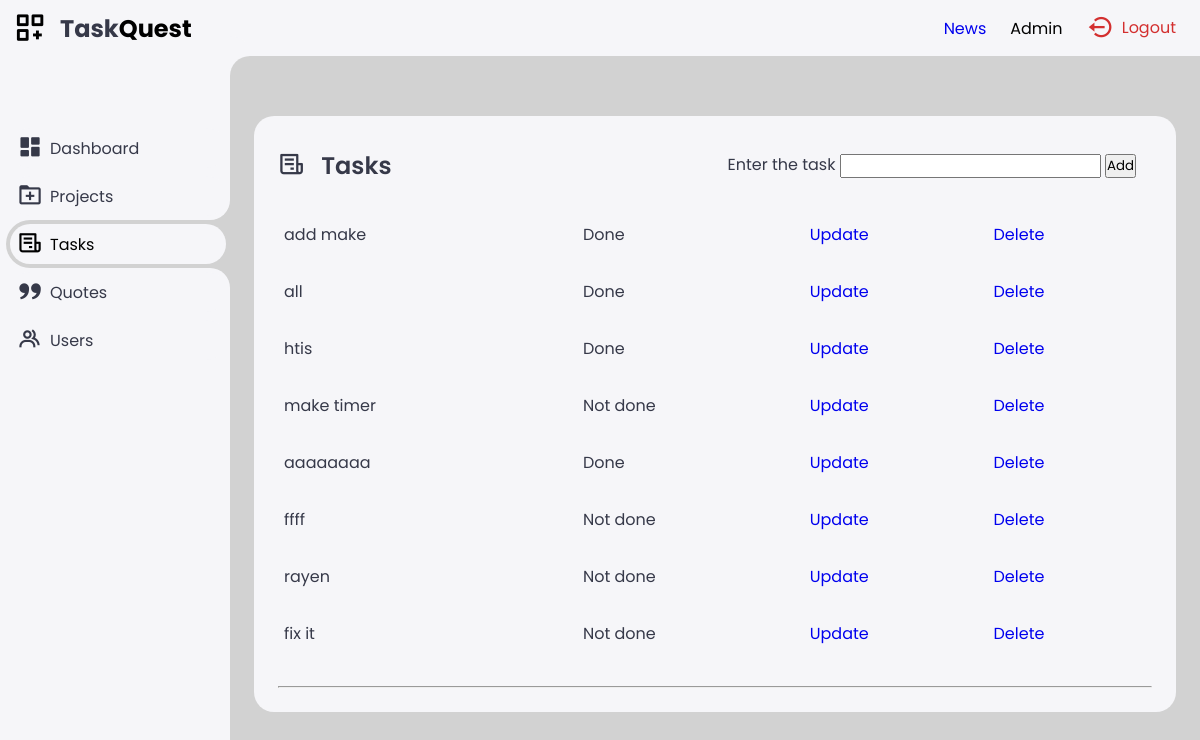
The page /tasks (signed in) on the database its author committed.
### app.py (models this page shows)
class User(db.Model, UserMixin):
    id = db.Column(db.Integer, primary_key=True)
    username = db.Column(db.String(20), nullable=False, unique=True)
    password = db.Column(db.String(80), nullable=False)
    role = db.Column(db.String(20), nullable=False, default='user')

class Todo(db.Model):
    task_id = db.Column(db.Integer, primary_key=True)
    name = db.Column(db.String(100))
    done = db.Column(db.Boolean)
    user_id = db.Column(db.Integer, db.ForeignKey('user.id'))
    user = db.relationship('User', backref='todos')

### app.py (the view, shortened to what this page needs)
@app.route('/tasks', methods=['GET', 'POST'])
@login_required
def tasks():
    if current_user.role == 'admin':
        todo_list = Todo.query.all()
        users = User.query.all()
    else:
        todo_list = Todo.query.filter_by(user_id=current_user.id).all()
        users = None
    return render_template("Tasks.html", todo_list=todo_list, users=users, pagetitle="Tasks | TaskQuest")

### app.py (called while the page is built)
@login_manager.user_loader
def load_user(user_id):
    return User.query.get(int(user_id))

### templates/Tasks.html
{% extends 'base.html' %}
{% block body %}
<div class="bottom-data">
    <div class="orders">
        <div class="header">
            <i class='bx bx-receipt'></i>
            <h3>Tasks</h3><form  action="/add" method="post">
                <div >
                    <label class="thick">Enter the task</label>
                    <input type="text" name="name">
                <button class="button1" type="submit" >Add</button>
                </div>
            </form>
            <br><br>
         <table>
             <tbody>
            {% for todo in todo_list %}
            <tr>
                <td class="thick">{{ todo.name }}</td>
                {% if todo.done == False %}
                <td><label class="label pending">Not done</label></td>
                {% else %}
                <td><label class="label done">Done</label></td>
                {% endif %}
                <td><a  href="/update/{{ todo.task_id }}" class="button2">Update</a></td>
                <td><a  href="/delete/{{ todo.task_id }}" class="button3">Delete</a></td>
            </tr>
            {% endfor %}
        </tbody>
    </table>
    </div>
 <hr>
{% endblock %}

### templates/base.html (shortened to what this page needs)
<!DOCTYPE html>
<html lang="en">
<head>
    <link href='https://unpkg.com/boxicons@2.1.4/css/boxicons.min.css' rel='stylesheet'>
    <link rel="stylesheet" href="{{ url_for('static', filename='base.css') }}">
</head>
<body>
    <div class="sidebar">
        <a href="#" class="logo">
            <i class='bx bx-customize'></i>
            <div class="logo-name"><span>Task</span>Quest</div>
        </a>
        <ul class="side-menu">
            <li><a href="{{url_for('dashboard')}}"><i class='bx bxs-dashboard'></i>Dashboard</a></li>
            <li><a href="{{url_for('projects')}}"><i class='bx bx-folder-plus'></i>Projects</a></li>
            <li><a href="{{url_for('tasks')}}"><i class='bx bx-receipt'></i>Tasks</a></li>
            <li><a href="{{url_for('quote')}}"><i class='bx bxs-quote-alt-right'></i>Quotes</a></li>
            {% if current_user.is_authenticated and current_user.role == 'admin' %}
            <li><a href="{{ url_for('users') }}"><i class='bx bx-group'></i>Users</a></li>
        {% endif %}
    </div>
    <div class="content">
        <nav class="nav">
            <a href="{{ url_for('news') }}">News</a>
            {% if current_user.is_authenticated %}
            <ul class="nav">
                <li class="nav-item role-info"> {{ current_user.role.capitalize() }}</li>
            </ul>
        {% endif %}
            <ul class="nav">
                <li class="nav-item">
                    <a href="{{url_for('logout')}}" class="logout">
                        <i class='bx bx-log-out-circle'></i>
                        Logout
                    </a>
                </li>
            </ul>
        </nav>
        <main>
          {% block body %}
          {% endblock %}
        </main>
    </div>
</body>
</html>

### static/base.css (style rules this page uses)
:root { --light: #f6f6f9; --primary: #000000; --light-primary: #CFE8FF; --grey: #eee; --dark-grey: #d2d2d2; --dark: #363949; --danger: #D32F2F; --light-danger: #FECDD3; --warning: #FBC02D; --light-warning: #FFF2C6; --success: #000000; --light-success: #BBF7D0; }
* { margin: 0; padding: 0; box-sizing: border-box; font-family: 'Poppins', sans-serif; }
.bx { font-size: 1.7rem; }
a { text-decoration: none; }
li { list-style: none; }
html { overflow-x: hidden; }
body { background: var(--dark-grey); overflow-x: hidden; }
.sidebar { position: fixed; top: 0; left: 0; background: var(--light); width: 230px; height: 100%; z-index: 2000; overflow-x: hidden; scrollbar-width: none; transition: all 0.3s ease; }
.sidebar .logo { font-size: 24px; font-weight: 700; height: 56px; display: flex; align-items: center; color: var(--primary); z-index: 500; padding-bottom: 20px; box-sizing: content-box; }
.sidebar .logo .logo-name span { color: var(--dark); }
.sidebar .logo .bx { min-width: 60px; display: flex; justify-content: center; font-size: 2.2rem; }
.sidebar .side-menu { width: 100%; margin-top: 48px; }
.sidebar .side-menu li { height: 48px; background: transparent; margin-left: 6px; border-radius: 48px 0 0 48px; padding: 4px; }
.sidebar .side-menu li.active { background: var(--dark-grey); position: relative; }
.sidebar .side-menu li.active::before { content: ""; position: absolute; width: 40px; height: 40px; border-radius: 50%; top: -40px; right: 0; box-shadow: 20px 20px 0 var(--dark-grey); z-index: -1; }
.sidebar .side-menu li.active::after { content: ""; position: absolute; width: 40px; height: 40px; border-radius: 50%; bottom: -40px; right: 0; box-shadow: 20px -20px 0 var(--dark-grey); z-index: -1; }
.sidebar .side-menu li a { width: 100%; height: 100%; background: var(--light); display: flex; align-items: center; border-radius: 48px; font-size: 16px; color: var(--dark); white-space: nowrap; overflow-x: hidden; transition: all 0.3s ease; }
.sidebar .side-menu li.active a { color: var(--success); }
.sidebar .side-menu li a .bx { min-width: calc(60px - ((4px + 6px) * 2)); display: flex; font-size: 1.6rem; justify-content: center; }
.content { position: relative; width: calc(100% - 230px); left: 230px; transition: all 0.3s ease; }
.content nav { height: 56px; background: var(--light); padding: 0 24px 0 0; display: flex; align-items: center; grid-gap: 24px; position: sticky; top: 0; left: 0; z-index: 1000; }
.content nav::before { content: ""; position: absolute; width: 40px; height: 40px; bottom: -40px; left: 0; border-radius: 50%; box-shadow: -20px -20px 0 var(--light); }
.content nav a { color: var(); }
.content main { width: 100%; padding: 36px 24px; max-height: calc(100vh - 56px); }
.content main .header { display: flex; align-items: center; justify-content: space-between; grid-gap: 16px; flex-wrap: wrap; }
.content main .bottom-data { display: flex; flex-wrap: wrap; grid-gap: 24px; margin-top: 24px; width: 100%; color: var(--dark); }
.content main .bottom-data>div { border-radius: 20px; background: var(--light); padding: 24px; overflow-x: auto; }
.content main .bottom-data .header { display: flex; align-items: center; grid-gap: 16px; margin-bottom: 24px; }
.content main .bottom-data .header h3 { margin-right: auto; font-size: 24px; font-weight: 600; }
.content main .bottom-data .header .bx { cursor: pointer; }
.content main .bottom-data .orders { flex-grow: 1; flex-basis: 500px; }
.content main .bottom-data .orders table { width: 100%; border-collapse: collapse; }
.content main .bottom-data .orders table td { padding: 16px 0; }
.content main .bottom-data .orders table tr td:first-child { display: flex; align-items: center; grid-gap: 12px; padding-left: 6px; }
.content main .bottom-data .orders table tbody tr { cursor: pointer; transition: all 0.3s ease; }
.content nav { display: flex; justify-content: flex-end; align-items: center; height: 56px; background: var(--light); padding: 0 24px; position: sticky; top: 0; left: 0; z-index: 1000; }
.content nav .logout { display: flex; align-items: center; color: var(--dark); font-size: 16px; text-decoration: none; color: var(--danger); }
.content nav .logout i { margin-right: 8px; color: var(--danger); }

### rows shown on the page
User: role "Admin"
Todo: name "add make", done "Done"
Todo: name "all", done "Done"
Todo: name "htis", done "Done"
Todo: name "make timer", done "Not done"
Todo: name "aaaaaaaa", done "Done"
Todo: name "ffff", done "Not done"
Todo: name "rayen", done "Not done"
Todo: name "fix it", done "Not done"
